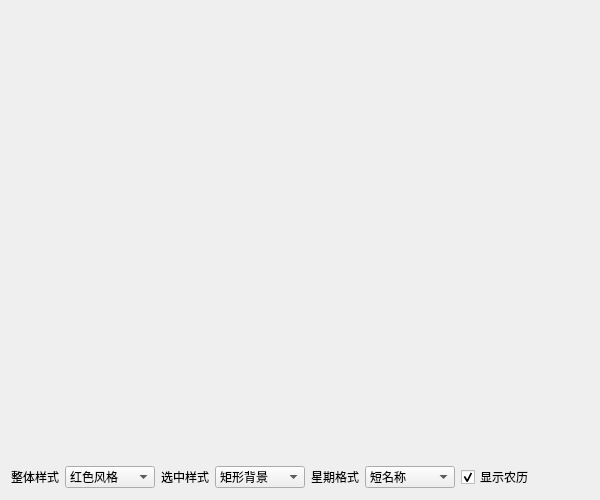
<?xml version="1.0" encoding="UTF-8"?>
<ui version="4.0">
 <class>frmLunarCalendarWidget</class>
 <widget class="QWidget" name="frmLunarCalendarWidget">
  <property name="geometry">
   <rect>
    <x>0</x>
    <y>0</y>
    <width>600</width>
    <height>500</height>
   </rect>
  </property>
  <property name="windowTitle">
   <string>Form</string>
  </property>
  <layout class="QVBoxLayout" name="verticalLayout">
   <item>
    <widget class="LunarCalendarWidget" name="lunarCalendarWidget" native="true">
     <property name="sizePolicy">
      <sizepolicy hsizetype="Preferred" vsizetype="Expanding">
       <horstretch>0</horstretch>
       <verstretch>0</verstretch>
      </sizepolicy>
     </property>
    </widget>
   </item>
   <item>
    <layout class="QHBoxLayout" name="horizontalLayout">
     <item>
      <widget class="QLabel" name="labCalendarStyle">
       <property name="text">
        <string>整体样式</string>
       </property>
      </widget>
     </item>
     <item>
      <widget class="QComboBox" name="cboxCalendarStyle">
       <property name="minimumSize">
        <size>
         <width>90</width>
         <height>0</height>
        </size>
       </property>
       <item>
        <property name="text">
         <string>红色风格</string>
        </property>
       </item>
      </widget>
     </item>
     <item>
      <widget class="QLabel" name="labSelectType">
       <property name="text">
        <string>选中样式</string>
       </property>
      </widget>
     </item>
     <item>
      <widget class="QComboBox" name="cboxSelectType">
       <property name="minimumSize">
        <size>
         <width>90</width>
         <height>0</height>
        </size>
       </property>
       <item>
        <property name="text">
         <string>矩形背景</string>
        </property>
       </item>
       <item>
        <property name="text">
         <string>圆形背景</string>
        </property>
       </item>
       <item>
        <property name="text">
         <string>角标背景</string>
        </property>
       </item>
       <item>
        <property name="text">
         <string>图片背景</string>
        </property>
       </item>
      </widget>
     </item>
     <item>
      <widget class="QLabel" name="labWeekNameFormat">
       <property name="text">
        <string>星期格式</string>
       </property>
      </widget>
     </item>
     <item>
      <widget class="QComboBox" name="cboxWeekNameFormat">
       <property name="minimumSize">
        <size>
         <width>90</width>
         <height>0</height>
        </size>
       </property>
       <item>
        <property name="text">
         <string>短名称</string>
        </property>
       </item>
       <item>
        <property name="text">
         <string>普通名称</string>
        </property>
       </item>
       <item>
        <property name="text">
         <string>长名称</string>
        </property>
       </item>
       <item>
        <property name="text">
         <string>英文名称</string>
        </property>
       </item>
      </widget>
     </item>
     <item>
      <widget class="QCheckBox" name="ckShowLunar">
       <property name="text">
        <string>显示农历</string>
       </property>
       <property name="checked">
        <bool>true</bool>
       </property>
      </widget>
     </item>
     <item>
      <spacer name="horizontalSpacer">
       <property name="orientation">
        <enum>Qt::Horizontal</enum>
       </property>
       <property name="sizeHint" stdset="0">
        <size>
         <width>40</width>
         <height>20</height>
        </size>
       </property>
      </spacer>
     </item>
    </layout>
   </item>
  </layout>
 </widget>
 <customwidgets>
  <customwidget>
   <class>LunarCalendarWidget</class>
   <extends>QWidget</extends>
   <header>lunarcalendarwidget.h</header>
   <container>1</container>
  </customwidget>
 </customwidgets>
 <resources/>
 <connections/>
</ui>
